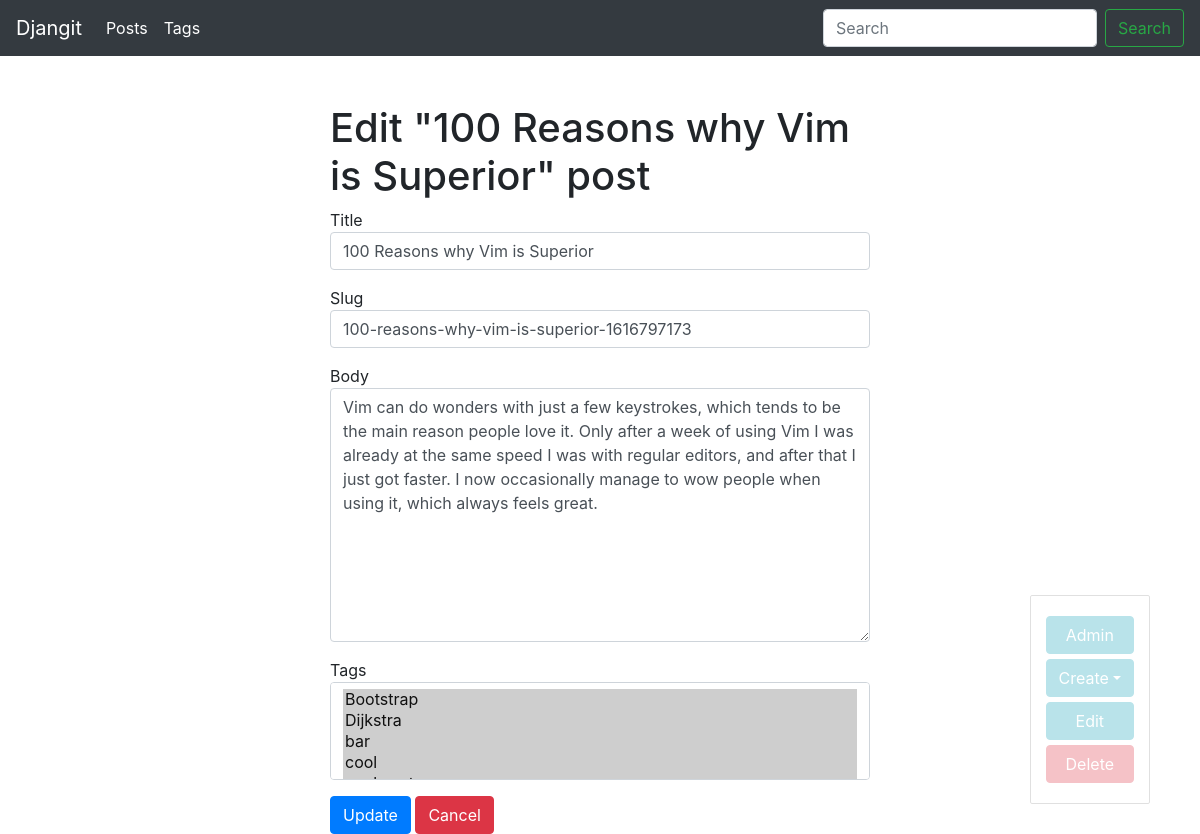
/blog/post/100-reasons-why-vim-is-superior-1616797173/update/ (signed in), run on the app's committed database.
### blog/models.py (models this page shows, shortened)
class Post(models.Model):
    title = models.CharField(max_length=150, db_index=True)
    slug = models.SlugField(max_length=200, unique=True, blank=True)
    body = models.TextField(blank=True, db_index=True)
    date_pub = models.DateTimeField(auto_now_add=True)
    tags = models.ManyToManyField('Tag', blank=True, related_name='posts')
    def get_absolute_url(self):
        return reverse("post_detail_url", kwargs={"slug": self.slug})
    def get_update_url(self):
        return reverse("post_update_url", kwargs={"slug": self.slug})
    class Meta:
        ordering = ['-date_pub']

### blog/views.py (the view)
# urls.py: path('post/<str:slug>/update/', PostUpdate.as_view(), name='post_update_url'),
class PostUpdate(LoginRequiredMixin, UpdateObjectMixin, View):
    model = Post
    template = 'blog/post_update.html'
    form_class = PostForm
    raise_exception = True

### blog/forms.py (shortened to what this page needs)
class PostForm(forms.ModelForm):
    class Meta:
        model = Post
        fields = ['title', 'slug', 'body', 'tags']
        widgets = {
            'title': forms.TextInput(attrs={'class': 'form-control'}),
            'slug': forms.TextInput(attrs={'class': 'form-control'}),
            'body': forms.Textarea(attrs={'class': 'form-control'}),
            'tags': forms.SelectMultiple(attrs={'class': 'form-control'})
        }

### blog/models.py (called while the page is built)
    def __str__(self):
        return self.title

### blog/utils.py (called while the page is built)
    def get(self, request, slug):
        obj = get_object_or_404(self.model, slug__iexact=slug)
        bound_form = self.form_class(instance=obj)
        return render(request, self.template, context={'form': bound_form,
        self.model.__name__.lower(): obj})

### blog/templates/blog/post_update.html (shortened to what this page needs)
{% extends 'blog/base_blog.html' %}
{% block content %}
    <h1> Edit "{{post.title}}" post</h1>
    <form class="" action="{{post.get_update_url}}" method="post">
        {% for field in form %}
            <div class="form-group">
                {{field.label}}
                {{field}}
            </div>
        {% endfor %}
        <button type="submit" name="button" class="btn btn-primary">Update</button>
        <a href="{{post.get_absolute_url}}" class="btn btn-danger"> Cancel</a>
    </form>
{% endblock  %}

### data on the page
Post: title "100 Reasons why Vim is Superior", form "100 Reasons why Vim is Superior" "100-reasons-why-vim-is-superior-1616797173" "Vim can do wonders with just a few keystrokes, which tends to be the main reason people love it. Only after a week of using Vim I was already at the same speed I was with regular editors, and after that I just got faster. I now occasionally manage to wow people when using it, which always feels great."

### other printed values
{{ field.label }} "Title" "Slug" "Body" "Tags"
